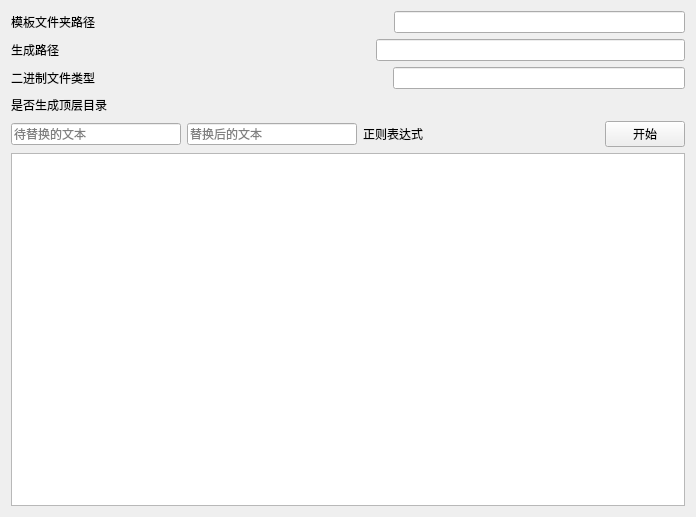
<?xml version="1.0" encoding="UTF-8"?>
<ui version="4.0">
 <class>ReplaceTemplatePluginWidget</class>
 <widget class="QWidget" name="ReplaceTemplatePluginWidget">
  <property name="geometry">
   <rect>
    <x>0</x>
    <y>0</y>
    <width>696</width>
    <height>517</height>
   </rect>
  </property>
  <property name="windowTitle">
   <string>Form</string>
  </property>
  <layout class="QGridLayout" name="gridLayout">
   <item row="4" column="0">
    <layout class="QHBoxLayout" name="horizontalLayout_5">
     <item>
      <widget class="QLineEdit" name="tempNameEdit">
       <property name="toolTip">
        <string/>
       </property>
       <property name="placeholderText">
        <string>待替换的文本</string>
       </property>
      </widget>
     </item>
     <item>
      <widget class="QLineEdit" name="outputNameEdit">
       <property name="placeholderText">
        <string>替换后的文本</string>
       </property>
      </widget>
     </item>
     <item>
      <widget class="QLabel" name="label_5">
       <property name="text">
        <string>正则表达式</string>
       </property>
      </widget>
     </item>
     <item>
      <widget class="LSwitchButton" name="reButton" native="true"/>
     </item>
     <item>
      <spacer name="horizontalSpacer_5">
       <property name="orientation">
        <enum>Qt::Orientation::Horizontal</enum>
       </property>
       <property name="sizeHint" stdset="0">
        <size>
         <width>40</width>
         <height>20</height>
        </size>
       </property>
      </spacer>
     </item>
     <item>
      <widget class="QPushButton" name="startButton">
       <property name="text">
        <string>开始</string>
       </property>
      </widget>
     </item>
    </layout>
   </item>
   <item row="0" column="0">
    <layout class="QHBoxLayout" name="horizontalLayout">
     <item>
      <widget class="QLabel" name="label">
       <property name="text">
        <string>模板文件夹路径</string>
       </property>
      </widget>
     </item>
     <item>
      <spacer name="horizontalSpacer">
       <property name="orientation">
        <enum>Qt::Orientation::Horizontal</enum>
       </property>
       <property name="sizeHint" stdset="0">
        <size>
         <width>40</width>
         <height>20</height>
        </size>
       </property>
      </spacer>
     </item>
     <item>
      <widget class="LFileLineEdit" name="templateEdit"/>
     </item>
    </layout>
   </item>
   <item row="2" column="0">
    <layout class="QHBoxLayout" name="horizontalLayout_3">
     <item>
      <widget class="QLabel" name="label_3">
       <property name="text">
        <string>二进制文件类型</string>
       </property>
      </widget>
     </item>
     <item>
      <spacer name="horizontalSpacer_3">
       <property name="orientation">
        <enum>Qt::Orientation::Horizontal</enum>
       </property>
       <property name="sizeHint" stdset="0">
        <size>
         <width>40</width>
         <height>20</height>
        </size>
       </property>
      </spacer>
     </item>
     <item>
      <widget class="QLineEdit" name="binTypeEdit"/>
     </item>
    </layout>
   </item>
   <item row="1" column="0">
    <layout class="QHBoxLayout" name="horizontalLayout_2">
     <item>
      <widget class="QLabel" name="label_2">
       <property name="text">
        <string>生成路径</string>
       </property>
      </widget>
     </item>
     <item>
      <spacer name="horizontalSpacer_2">
       <property name="orientation">
        <enum>Qt::Orientation::Horizontal</enum>
       </property>
       <property name="sizeHint" stdset="0">
        <size>
         <width>40</width>
         <height>20</height>
        </size>
       </property>
      </spacer>
     </item>
     <item>
      <widget class="LFileLineEdit" name="outputEdit"/>
     </item>
    </layout>
   </item>
   <item row="3" column="0">
    <layout class="QHBoxLayout" name="horizontalLayout_4">
     <item>
      <widget class="QLabel" name="label_4">
       <property name="text">
        <string>是否生成顶层目录</string>
       </property>
      </widget>
     </item>
     <item>
      <spacer name="horizontalSpacer_4">
       <property name="orientation">
        <enum>Qt::Orientation::Horizontal</enum>
       </property>
       <property name="sizeHint" stdset="0">
        <size>
         <width>40</width>
         <height>20</height>
        </size>
       </property>
      </spacer>
     </item>
     <item>
      <widget class="LSwitchButton" name="topButton" native="true"/>
     </item>
    </layout>
   </item>
   <item row="5" column="0">
    <widget class="QTextEdit" name="textEdit"/>
   </item>
  </layout>
 </widget>
 <customwidgets>
  <customwidget>
   <class>LSwitchButton</class>
   <extends>QWidget</extends>
   <header>LWidget</header>
   <container>1</container>
  </customwidget>
  <customwidget>
   <class>LFileLineEdit</class>
   <extends>QLineEdit</extends>
   <header>LWidget</header>
  </customwidget>
 </customwidgets>
 <resources/>
 <connections/>
</ui>
